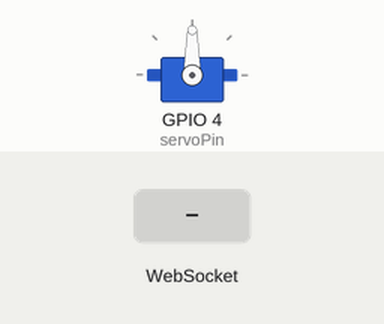
A program run on a simulated ESP32. Parts: servo. The inputs (shaded band) are chosen by the test bench. What the program prints to the serial monitor is not drawn.

Above: at 1.2 s.
1.3 s: WebSocket text "LEFT" received
At 1.8 s:
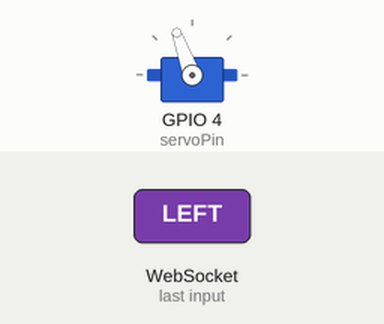
2.8 s: WebSocket text "RIGHT" received
At 4.1 s:
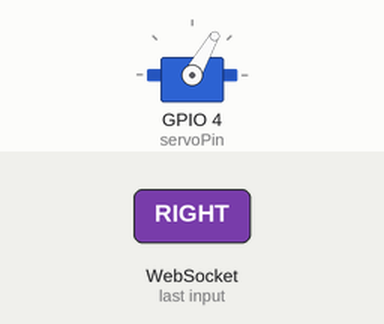
Timing chart, 0 to 5.8 s (numbered marks = the images above; inputs shaded):
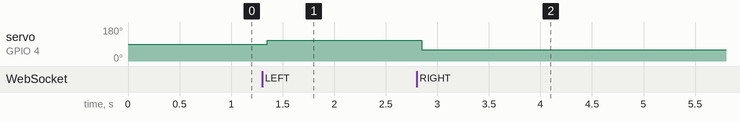

The program:

main.cpp
```cpp
#include "ESPAsyncWebServer.h"
#include "AsyncTCP.h"
#include "Servo.h"
#include <string>

AsyncWebServer server(80);
AsyncWebSocket ws("/ws"); // access at ws://[esp ip]/ws
IPAddress apIP(192, 168, 1, 1);

//flag to use from web update to reboot the ESP
bool shouldReboot = false;

static const int servoPin = 4;
Servo joystickServo;

void moveJoystick(std::string direction){
  Serial.printf("Move Joystick: %s", direction);
  if (direction == "LEFT"){
    joystickServo.write(110);
    Serial.println("Moving left...");
  } else if(direction == "RIGHT"){
    Serial.println("Moving right...");
    joystickServo.write(60);
  }
}

void onEvent(AsyncWebSocket * server, AsyncWebSocketClient * client, AwsEventType type, void * arg, uint8_t *data, size_t len){
 if(type == WS_EVT_CONNECT){
    Serial.printf("ws[%s][%u] connect\n", server->url(), client->id());
    client->printf("Hello Client %u :)", client->id());
    client->ping();
  } else if(type == WS_EVT_DISCONNECT){
    Serial.printf("ws[%s][%u] disconnect: %u\n", server->url(), client->id());
  } else if(type == WS_EVT_ERROR){
    Serial.printf("ws[%s][%u] error(%u): %s\n", server->url(), client->id(), *((uint16_t*)arg), (char*)data);
  } else if(type == WS_EVT_PONG){
    Serial.printf("ws[%s][%u] pong[%u]: %s\n", server->url(), client->id(), len, (len)?(char*)data:"");
  } else if(type == WS_EVT_DATA){
    AwsFrameInfo * info = (AwsFrameInfo*)arg;
    String msg = "";
    if(info->final && info->index == 0 && info->len == len){
      //the whole message is in a single frame and we got all of it's data
      Serial.printf("ws[%s][%u] %s-message[%llu]: ", server->url(), client->id(), (info->opcode == WS_TEXT)?"text":"binary", info->len);

      if(info->opcode == WS_TEXT){
        for(size_t i=0; i < info->len; i++) {
          msg += (char) data[i];
        }
        moveJoystick(msg.c_str());
      } else {
        char buff[3];
        for(size_t i=0; i < info->len; i++) {
          sprintf(buff, "%02x ", (uint8_t) data[i]);
          msg += buff ;
        }
      }
      Serial.printf("%s\n",msg.c_str());

      if(info->opcode == WS_TEXT)
        client->text("I got your text message");
      else
        client->binary("I got your binary message");
    } else {
      //message is comprised of multiple frames or the frame is split into multiple packets
      if(info->index == 0){
        if(info->num == 0)
          Serial.printf("ws[%s][%u] %s-message start\n", server->url(), client->id(), (info->message_opcode == WS_TEXT)?"text":"binary");
        Serial.printf("ws[%s][%u] frame[%u] start[%llu]\n", server->url(), client->id(), info->num, info->len);
      }

      Serial.printf("ws[%s][%u] frame[%u] %s[%llu - %llu]: ", server->url(), client->id(), info->num, (info->message_opcode == WS_TEXT)?"text":"binary", info->index, info->index + len);

      if(info->opcode == WS_TEXT){
        for(size_t i=0; i < info->len; i++) {
          msg += (char) data[i];
        }
      } else {
        char buff[3];
        for(size_t i=0; i < info->len; i++) {
          sprintf(buff, "%02x ", (uint8_t) data[i]);
          msg += buff ;
        }
      }
      Serial.printf("%s\n",msg.c_str());

      if((info->index + len) == info->len){
        Serial.printf("ws[%s][%u] frame[%u] end[%llu]\n", server->url(), client->id(), info->num, info->len);
        if(info->final){
          Serial.printf("ws[%s][%u] %s-message end\n", server->url(), client->id(), (info->message_opcode == WS_TEXT)?"text":"binary");
          if(info->message_opcode == WS_TEXT)
            client->text("I got your text message");
          else
            client->binary("I got your binary message");
        }
      }
    }
  }
}

void setup(){
  Serial.begin(115200);
  WiFi.mode(WIFI_AP);
  WiFi.softAPConfig(apIP, apIP, IPAddress(255, 255, 255, 0));
  WiFi.softAP("MK-ESP32-ZACH01");

  // attach AsyncWebSocket
  ws.onEvent(onEvent);
  server.addHandler(&ws);

  // set up servo
  joystickServo.attach(servoPin);
  joystickServo.write(90);

  // Catch-All Handlers
  // Any request that can not find a Handler that canHandle it
  // ends in the callbacks below.
  server.begin();
}

void loop(){
  if(shouldReboot){
    Serial.println("Rebooting...");
    delay(100);
    ESP.restart();
  }
  static char temp[128];
  sprintf(temp, "Seconds since boot: %u", millis()/1000);
}
```

Measured:
- after the input at 1.3 s, servo on GPIO 4 (servoPin): 90° → 110° after 0.05 s
- after the input at 2.8 s, servo on GPIO 4 (servoPin): 110° → 60° after 0.05 s
